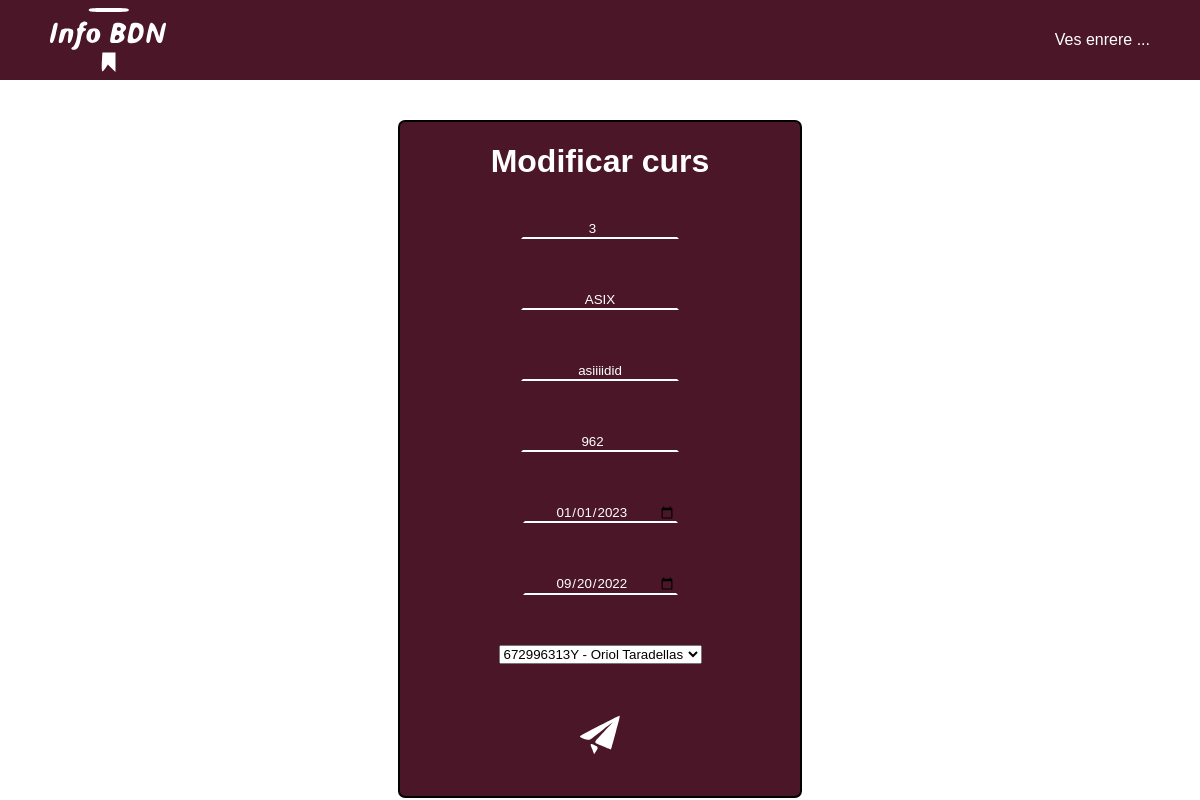
Before: /admin/modcurs.php?id=3 (signed in) with the older database file.
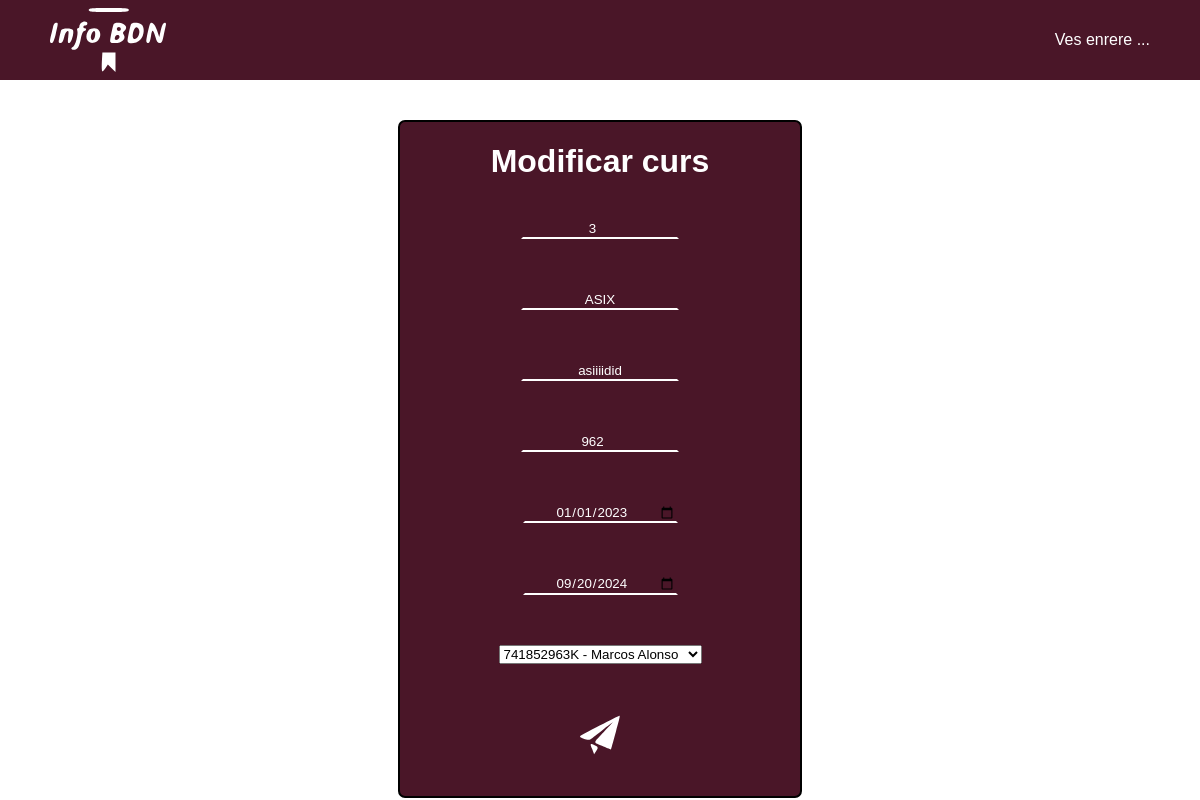
After: the same page with the newer database file.
### tables this page shows
CREATE TABLE `cursos` (
  `codi_curs` int(100) NOT NULL,
  `nom_curs` varchar(20) NOT NULL,
  `desc_curs` varchar(100) NOT NULL,
  `hores_curs` int(255) NOT NULL,
  `ini_curs` date NOT NULL,
  `fin_curs` date NOT NULL,
  `DNI_prof` varchar(100) DEFAULT NULL,
  `visible` tinyint(1) NOT NULL
);

### admin/functions/funciones.php (the view, shortened to what this page needs)
<?php
function openHtml($title){
    echo "
        <!DOCTYPE html>
        <html lang='ca'>
        <head>
            <meta charset='UTF-8'>
            <meta http-equiv='X-UA-Compatible' content='IE=edge'>
            <meta name='viewport' content='width=device-width, initial-scale=1.0'>
            <title>{$title}</title>
            <link rel='stylesheet' href='css/style.css'>
        </head>
        <body>
    ";
}
function closeHtml(){
    echo "
        </body>
    </html>";
}
                ?>
                <?php
function modificarCurs($conexion, $consulta){
    $resultat = mysqli_fetch_assoc($consulta);
    $nomdni = "SELECT DNI,nom_prof,cog_prof FROM professors";
    $consultadni = mysqli_query($conexion,$nomdni);
    $numlinia = mysqli_num_rows($consultadni);
    echo "<div class='header'>";
        echo "<img src='img/logo.svg' alt='Logo'>";
        echo "<div class='navmenu'>";
            echo "<a href='cursadmin.php'><p>Ves enrere ...</p></a>";
        echo "</div>";
    echo "</div>";
    echo "<div id='adminlog'>";
        echo "<h1>Modificar curs</h1>";
        echo "<form action='modcurs.php' method='post'>";
            echo "<p><input type='number' name='id' id='id' value='".$resultat['codi_curs']."' class='campoform' readonly></p>";
            echo "<p><br><input type='text' name='nom_curs' id='nom_curs' value='".$resultat['nom_curs']."' class='campoform'></p>";
            echo "<p><br><input type='text' name='desc_curs' id='desc_curs' value='".$resultat['desc_curs']."' class='campoform'></p>";
            echo "<p><br><input type='number' name='hores_curs' id='hores_curs' value='".$resultat['hores_curs']."' class='campoform'></p>";
            echo "<p><br><input type='date' name='ini_curs' id='ini_curs' value='".$resultat['ini_curs']."' class='campoform'></input></p>";
            echo "<p><br><input type='date' name='fin_curs' id='fin_curs' value='".$resultat['fin_curs']."' class='campoform'></input></p>";
            echo "<p><br><select name='DNI_prof' id='DNI_prof' value='".$resultat['DNI_prof']."'>";
            for ($i=0;$i<$numlinia;$i++){
                $dninomcomplet = mysqli_fetch_assoc($consultadni);
                if($resultat['DNI_prof'] == $dninomcomplet['DNI']){
                    ?>
                    <option selected value='<?php echo $dninomcomplet["DNI"]?>'><?php echo $dninomcomplet["DNI"]." - ".$dninomcomplet["nom_prof"]." ".$dninomcomplet["cog_prof"]?></option>
                    <?php
                }else{
                    ?>
                    <option value='<?php echo $dninomcomplet["DNI"] ?>'><?php echo $dninomcomplet["DNI"]." - ".$dninomcomplet["nom_prof"]." ".$dninomcomplet["cog_prof"]?></option>;
                    <?php
                    echo "\n";
                }
            }
            echo "</select></p>";
            echo "<p><button type='submit' class='botonform'><img src='img/sendwhitegood.svg' id='fotoenviar'></button></p>";
        echo "</form>";
    echo "</div>";
}

### admin/modcurs.php (shortened to what this page needs)
<?php
require_once 'functions/funciones.php';
openHtml('Modificar curs');
    $conexion = mysqli_connect("localhost","root","","infobdn");
    if (isset($_SESSION["user"])){
        if ($_POST) {
            $id = $_POST['id'];
            $nom = $_POST['nom_curs'];
            $desc = $_POST['desc_curs'];
            $hores = $_POST['hores_curs'];
            $dataini = $_POST['ini_curs'];
            $datafin = $_POST['fin_curs'];
            $DNI = $_POST['DNI_prof'];
            $sql = "UPDATE cursos SET nom_curs = '$nom', desc_curs = '$desc', hores_curs = $hores, ini_curs='$dataini', fin_curs='$datafin', DNI_prof='$DNI' WHERE codi_curs='$id'";
            $consulta = mysqli_query($conexion,$sql);
            if(!$consulta){
                comprobarConsulta($conexion,$sql,'modcurs.php');
            }else{
                redirect('cursadmin.php');
            }
        }else{
            if ($_REQUEST['id']){
                if (!$conexion){
                    mysqli_connect_error();
                }else{
                    $id = $_REQUEST['id'];
                    $sql = "SELECT * FROM cursos WHERE codi_curs = $id";
                    $consulta = mysqli_query($conexion,$sql);
                    if(!$consulta){
                        comprobarConsulta($conexion,$sql,'modcurs.php');
                    }else{
                        modificarCurs($conexion, $consulta);
                    }
                }
            }else{
                identificador('cursadmin.php');
            }
        }
    }else{
        validat('logadmin.php');
    }
closeHtml();

### admin/css/style.css (style rules this page uses)
* { font-family: Arial; }
a { text-decoration: none; color: white; }
body { margin: 0px; padding: 0px; display: flex; flex-direction: column; }
.header { position: fixed; top: 0; left: 0; display: flex; flex-direction: row; justify-content: space-between; align-items: center; background-color: #4A1628; height: 10%; width: 100%; }
.header > img { padding: 50px; }
.navmenu { display: flex; flex-direction: row; justify-content: space-evenly; margin-right: 50px; }
.navmenu > a { margin-left: 20px; color: white; text-decoration: none; }
#adminlog { display: flex; flex-direction: column; margin-top: 10%; margin-left: auto; margin-right: auto; width: 400px; align-items: center; border: 2px solid #000000; border-radius: 7px; background-color: #4A1628; color: white; }
#adminlog > form { display: flex; flex-direction: column; align-items: center; }
#adminlog > h1 { color: white; }
.campoform { text-align: center; color: white; border-color: rgba(0, 0, 0, 0) rgba(255, 255, 0, 0) rgb(255, 255, 255) rgba(255, 255, 0, 0); background-color: #4A1628; width: 150px; }
.botonform { display: flex; align-items: center; justify-content: center; width: 60px; height: 60px; margin-top: 15%; margin-bottom: 25%; background-color: #4A1628; border: #4A1628; }
#fotoenviar { width: 70px; height: 70px; }

Changed rows visible on the page:
changed cursos "ASIX": fin_curs "09/20/2022" → "09/20/2024"
Other visible differences:
form field DNI_prof: "672996313Y - Oriol Taradellas" → "741852963K - Marcos Alonso"
